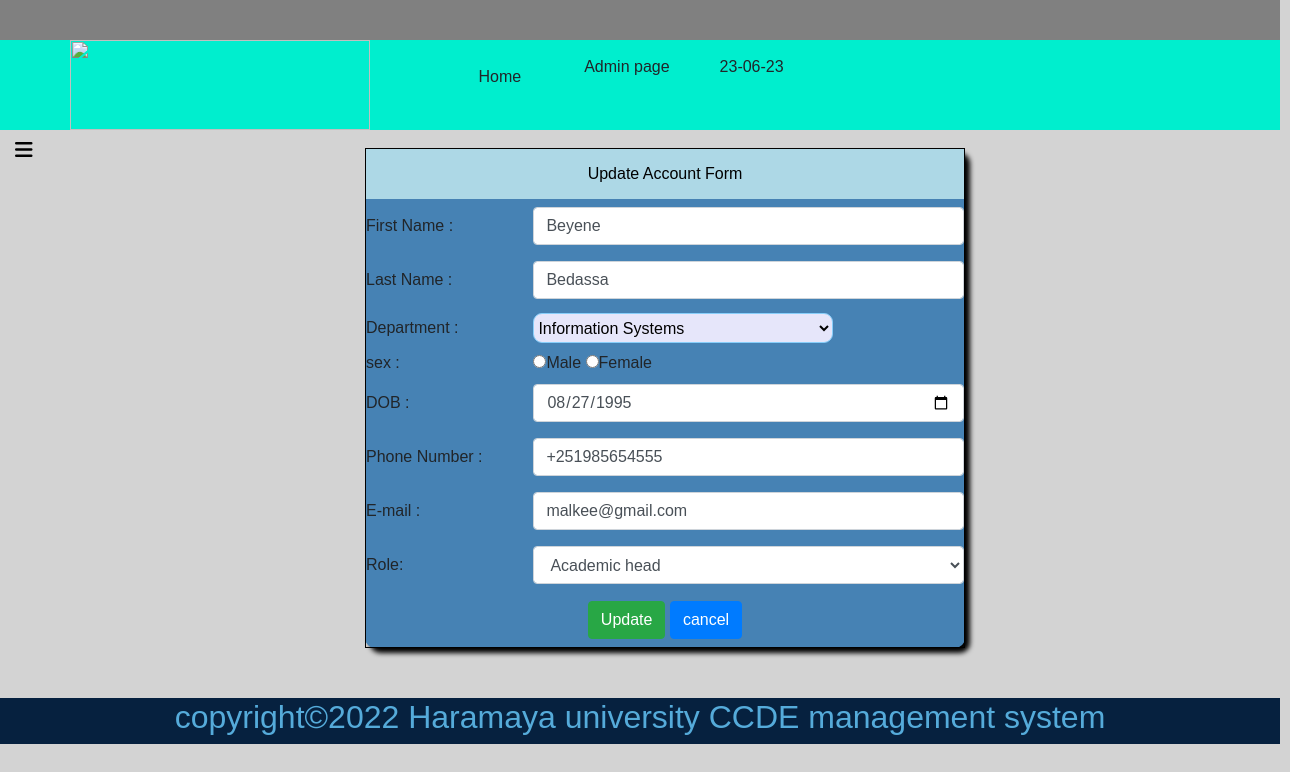
The page /update_staff.php?s_id=4 (signed in) on the database its author committed.
### tables this page shows
CREATE TABLE `staff` (
  `s_id` int(11) NOT NULL,
  `Fname` varchar(50) NOT NULL,
  `Lname` varchar(50) NOT NULL,
  `Department` int(50) NOT NULL,
  `sex` varchar(6) NOT NULL,
  `DOB` date NOT NULL,
  `Pnumber` text NOT NULL,
  `Email` varchar(50) NOT NULL
);

CREATE TABLE `department` (
  `dept_id` int(11) NOT NULL,
  `pro_id` int(11) NOT NULL,
  `dept_name` varchar(30) NOT NULL
);

CREATE TABLE `staff_account` (
  `id` int(11) NOT NULL,
  `Staff_id` int(11) NOT NULL,
  `Uname` varchar(50) NOT NULL,
  `Password` varchar(50) NOT NULL,
  `Role` varchar(50) NOT NULL,
  `Status` int(1) NOT NULL
);

### update_staff.php (the view, shortened to what this page needs)
<?php
        include('connection.php');
                       $updated_id = $_GET['s_id'];
       $sqll="SELECT * FROM staff WHERE s_id ='".$updated_id."' ";
       $res=mysqli_query($con,$sqll);
       $rows=mysqli_fetch_array($res);
       $sql1="SELECT * FROM staff_account WHERE Staff_id ='".$updated_id."' ";
       $ress=mysqli_query($con,$sql1);
       $rows2=mysqli_fetch_array($ress);
                            ?>
                <!DOCTYPE html>
<html>
<head>
<link rel="stylesheet" href="bootstrap-4.0.0-dist/css/bootstrap.min.css" >
  <link rel="stylesheet" href="bootsrap/css/all.css" >
<link rel="stylesheet" type="text/css" href="stylle.css">
</head>
<body >
 <table width="1280px" bgcolor="lightgrey" align="center" style="top: 0;" >
    <tr>
        <td height="40px" bgcolor="grey" colspan="2">
        </td>
    </tr>
    <tr>
        <td height="90px" width="100px" bgcolor="Greece" >
            <img src="images/p2.png" width="300px" height="90px" style="margin-left: 70px">
        </td>
        <td width="100px" height="90px" colspan="2" bgcolor="Greece" >
       <ul>
           <li class="li"><a class="btn btn-default" href="Admin_page.php"> Home</a></li>
           <li class="li">Admin page</li>
           <li class="li"><?php echo date('d-m-y');?></li>
       </ul>
        </td>
    </tr>
    <tr>
        <td height="500px" colspan="1">
             <?Php
              include('Side_bar_admin.php');
           ?>
     </td>
     <td >
                        <form  method='POST' action="<?php echo $_SERVER["PHP_SELF"];?>" enctype="multipart/form-data">
                        <table id="tr" style="border:1px solid black; border-radius:10px;margin-left:-5px; margin-bottom: 50px; margin-top:0px;box-shadow:5px 5px 5px black;" width="600" height="500px">
                        <tr bgcolor="lightblue"><td height="50px" colspan=3 align=center><font color=black> Update Account Form
                        </td></tr>
                        <tr><td>First Name :</td><td><input  type="text" class="form-control" name="fname"  value="<?php echo"{$rows['Fname']}" ?>" required></td></tr>
                        <tr><td>Last Name :</td><td><input class="form-control"  type="text" name="lname"  value="<?php echo"{$rows['Lname']}" ?>" required></td></tr><br>
                        <tr><td>Department :</td>
                            <td>
                                <select  id="td" name="depart" required="oninvalid='this.setCustomValidity('Please select department')"oninput="setCustomValidity('')">
                                    <?php
                            $de = $rows['Department'];
                            $RE = mysqli_query($con,"SELECT *FROM department WHERE dept_id = $de");
                            $Roww = mysqli_fetch_array($RE);
                                echo "<option selected='selected'>{$Roww['dept_name']}</option>";
                                     ?>
                                </select>
                            </td></tr>
                        <tr><td>sex :</td><td>
                                      <input type="radio" name="gender" value="male">Male
                                      <input type="radio" name="gender" value="female">Female
                        </td></tr>
                        <tr><td>DOB :</td><td><input class="form-control"  type="date"   name="age"   value="<?php echo"{$rows['DOB']}" ?>" required></td></tr>
                        <tr><td>Phone Number :</td><td><input class="form-control"  type="txt"   name="phone"   value="<?php echo"{$rows['Pnumber']}" ?>" required></td></tr>
                        <tr><td>E-mail :</td><td><input class="form-control"  type="text" name="mail"  value="<?php echo"{$rows['Email']}" ?>" required/></td></tr>
                        <tr><td>Role:</td><td><select class="form-control"  name="role" required>
                                    <option selected="selected"><?php echo"{$rows2['Role']}" ?></option>
                                    </select></td>
                        </tr>
                        <tr><td colspan="2" align="center"><input class="btn btn-success" id="btn"type='submit' value='Update' name='upt_submit' Onclick="return check(this.form);"/>
                        <input class="btn btn-primary" id="btn" type='reset' value='cancel'/></td></tr>
                     </table>
     </td>
   </tr>
   <tr>
       <td height="30px" colspan="2" bgcolor ="#06213F">
        <?php
            include ('footer.php');
        ?>
    </td>
   </tr>
 </table>
</body>
</html>

### stylle.css (style rules this page uses)
* { margin: 0; padding: 0; box-sizing: border-box; font-family: "poppins", sans-serif; }
body { background-color: lightgrey; }

### update_staff.php (style rules this page uses)
#tr { background:steelblue; }
#td { width:300px; height:30px; background:#E6E6FA; border:1px solid #87CEFA; border-radius:9px; }
ul { position: relative; margin-left: 05%; display: flex; }
ul .li { padding-left: 50px; list-style: none; }

### rows shown on the page
staff: fname "Beyene", lname "Bedassa", age "08/27/1995", phone "+251985654555", mail "malkee@gmail.com"
department: depart "Information Systems"
staff_account: role "Academic head"
